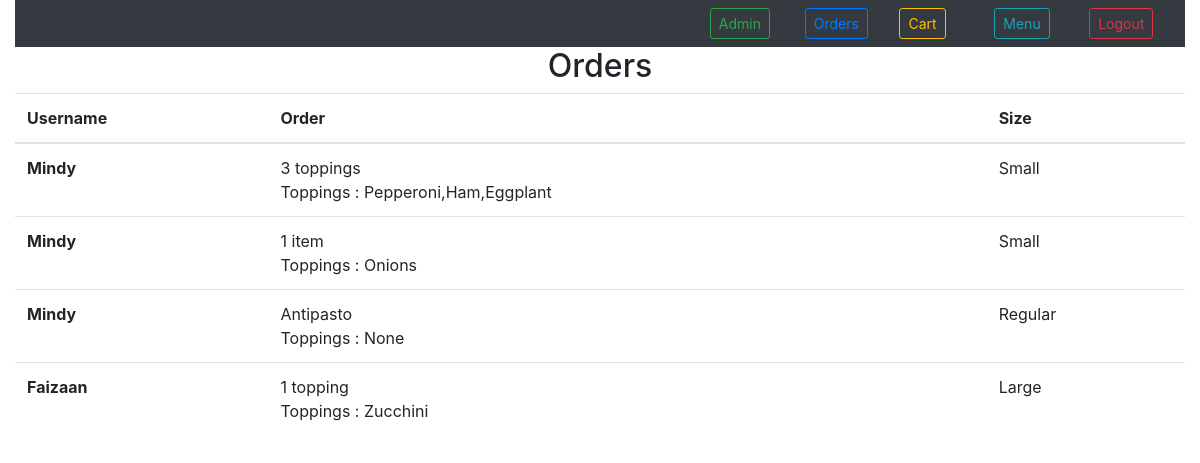
The app's page /orders (signed in) with its own data.
### orders/models.py (models this page shows, shortened)
class OrdersList(models.Model):
    item_name = models.CharField(max_length=64)
    size = models.CharField(max_length=64)
    price = models.DecimalField(max_digits=4,decimal_places=2,null=True)
    username = models.CharField(max_length=64)
    extras = models.CharField(max_length=128, null=True, blank=True)
    isOrderPlaced = models.BooleanField(default=False)

### orders/views.py (the view)
# urls.py: path("orders",views.Orders, name="orders")
@login_required(login_url="login")
def Orders(request):
    orders = OrdersList.objects.filter(isOrderPlaced = True)
    context = {}
    context.update({ "orders": orders })
    return render(request, "OrdersPage.html", context)

### orders/templates/OrdersPage.html
{% extends "HomePageLayout.html" %}
{% block content %}
    <div class="container-fluid">
        <h2 style="text-align: center;">Orders</h2>
        <div class="row">
            <table class="table">
                <thead>
                    <th scope="col">Username</th>
                    <th scope="col">Order</th>
                    <th scope="col">Size</th>
                </thead>
                <tbody>
                    {% for item in orders %}
                        <tr>
                            <th>{{ item.username }}</th>
                            <td>
                                {{ item.item_name }}
                                <div>
                                    Toppings : {{ item.extras }}
                                </div>
                            </td>
                            <td>{{ item.size }}</td>
                        </tr>
                    {% endfor %}
                </tbody>
            </table>
        </div>
    </div>
{% endblock %}

### records on screen
OrdersList: username "Mindy", item_name "3 toppings", extras "Pepperoni,Ham,Eggplant", size "Small"
OrdersList: username "Mindy", item_name "1 item", extras "Onions", size "Small"
OrdersList: username "Mindy", item_name "Antipasto", extras "None", size "Regular"
OrdersList: username "Faizaan", item_name "1 topping", extras "Zucchini", size "Large"
